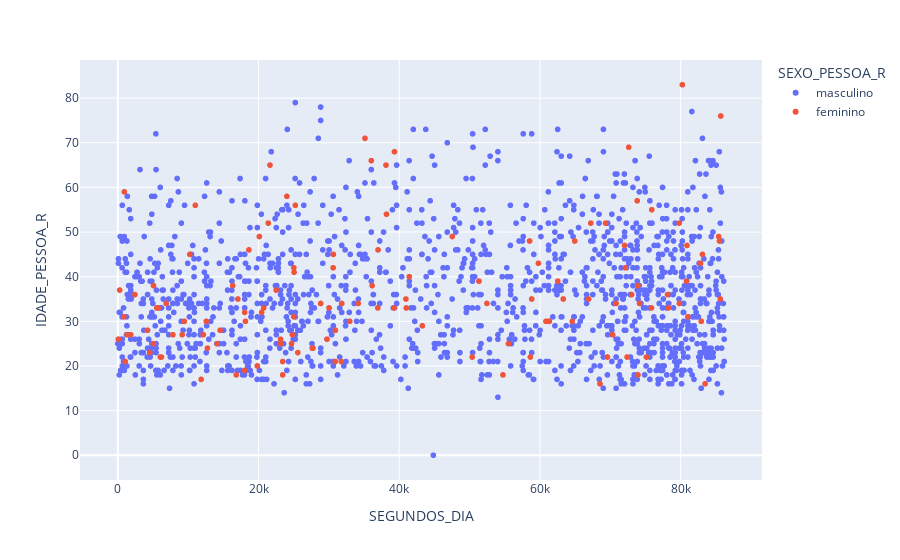

The notebook cell saved with this chart:
### Code cell
fig = px.scatter(dfClean, x="SEGUNDOS_DIA", y="IDADE_PESSOA_R",color='SEXO_PESSOA_R')
fig.show()

### Figure 1 — Plotly figure (JSON) as saved in the notebook; plotly's stock layout.template omitted (floating-point values rounded to 4 significant figures; data arrays with more than 128 entries replaced by an {"elided": "..."} marker saying what was removed)
{"data": [{"hovertemplate": "SEXO_PESSOA_R=masculino<br>SEGUNDOS_DIA=%{x}<br>IDADE_PESSOA_R=%{y}<extra></extra>", "legendgroup": "masculino", "marker": {"color": "#636efa", "symbol": "circle"}, "mode": "markers", "name": "masculino", "showlegend": true, "type": "scattergl", "x": {"elided": "1501 int values"}, "xaxis": "x", "y": {"elided": "1501 int values"}, "yaxis": "y"}, {"hovertemplate": "SEXO_PESSOA_R=feminino<br>SEGUNDOS_DIA=%{x}<br>IDADE_PESSOA_R=%{y}<extra></extra>", "legendgroup": "feminino", "marker": {"color": "#EF553B", "symbol": "circle"}, "mode": "markers", "name": "feminino", "showlegend": true, "type": "scattergl", "x": {"elided": "136 int values"}, "xaxis": "x", "y": {"elided": "136 int values"}, "yaxis": "y"}], "layout": {"legend": {"title": {"text": "SEXO_PESSOA_R"}, "tracegroupgap": 0}, "margin": {"t": 60}, "xaxis": {"anchor": "y", "domain": [0, 1], "title": {"text": "SEGUNDOS_DIA"}}, "yaxis": {"anchor": "x", "domain": [0, 1], "title": {"text": "IDADE_PESSOA_R"}}}}
